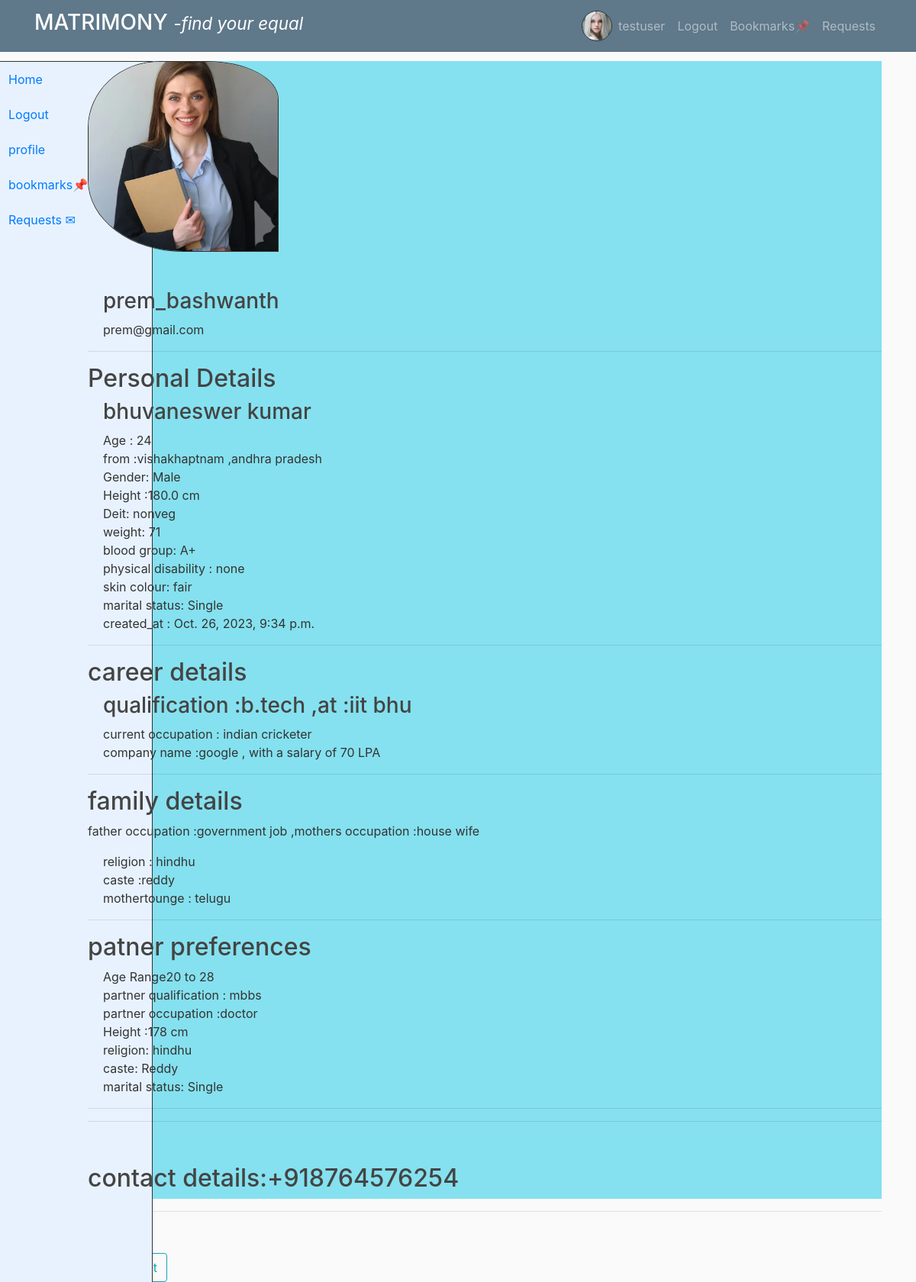
Page /profile/2/ (signed in) on the committed database.
### users/models.py (models this page shows, shortened)
class profile_personal_info(models.Model):
    class Gender(models.TextChoices):
        MALE = 'M', 'Male'
        FEMALE = 'F', 'Female'
    class Diet(models.TextChoices):
        VEG = 'veg', 'Vegetarian'
        NONVEG = 'nonveg', 'Non-Vegetarian'
        EGGTERIAN='eggterian','eggterian'
    class BloodGroup(models.TextChoices):
        A_POSITIVE = 'A+', 'A+'
        A_NEGATIVE = 'A-', 'A-'
        B_POSITIVE = 'B+', 'B+'
        B_NEGATIVE = 'B-', 'B-'
        AB_POSITIVE = 'AB+', 'AB+'
        AB_NEGATIVE = 'AB-', 'AB-'
        O_POSITIVE = 'O+', 'O+'
        O_NEGATIVE = 'O-', 'O-'
    class phd(models.TextChoices):
        NO='none','no'
        YES='yes','yes'
    class Colour(models.TextChoices):
        FAIR = 'fair', 'Fair'
        WHEATISH = 'wheatish', 'Wheatish'
        TANNED = 'tanned', 'Tanned'
        DARK = 'dark', 'Dark'
        BLACK = 'black', 'Black'
        OTHER = 'other', 'Other'
    class MaritalStatus(models.TextChoices):
        NEVERMARRIED = 'Single', 'Single'
        MARRIED = 'Married', 'Married'
        DIVORCED = 'Divorced', 'Divorced'
        WIDOWED = 'Widowed', 'Widowed'
        SEPARATED = 'Separated', 'Separated'
    user=models.OneToOneField(User,on_delete=models.CASCADE)
    profile_id = models.CharField(max_length=10, unique=True, editable=False)
    firstname=models.CharField(max_length=50)
    lastname=models.CharField(max_length=50)
    image_pic=models.ImageField(default='default.jpg',upload_to='profile_pics')
    image1=models.ImageField(default='default.jpg',upload_to='profile_pics')
    image2=models.ImageField(default='default.jpg',upload_to='profile_pics')
    image3=models.ImageField(default='default.jpg',upload_to='profile_pics')
    city=models.CharField(max_length=50)
    state=models.CharField(max_length=50)
    dob = models.DateField()
    height = models.FloatField()
    diet = models.CharField(max_length=15, choices=Diet.choices, default=Diet.VEG)
    gender = models.CharField(max_length=1, choices=Gender.choices)
    weigth=models.IntegerField()
    blood_group = models.CharField(max_length=4, choices=BloodGroup.choices, default=BloodGroup.A_POSITIVE)
    physical_disability=models.CharField(max_length=10,choices=phd.choices,default=phd.NO)
    skin_colour = models.CharField(max_length=10, choices=Colour.choices,default=Colour.FAIR)
    marital_status = models.CharField(max_length=10, choices=MaritalStatus.choices,default=MaritalStatus.NEVERMARRIED)
    created_at = models.DateTimeField(auto_now_add=True)
    phone_number=models.CharField(max_length=13,default='')
    @property
    def age(self):
        today = date.today()
        age = today.year - self.dob.year - ((today.month, today.day) < (self.dob.month, self.dob.day))
        return age

class profile_educational_and_career_info(models.Model):
    profile_id=models.OneToOneField(profile_personal_info,on_delete=models.CASCADE)
    qualification=models.CharField(max_length=50)
    collage_name=models.CharField(max_length=50)
    occupation=models.CharField(max_length=50)
    company_name=models.CharField(max_length=50)
    income=models.IntegerField()

class profile_family_details(models.Model):
    profile_id=models.OneToOneField(profile_personal_info,on_delete=models.CASCADE)
    fathers_occupation=models.CharField(max_length=30)
    mothers_occupation=models.CharField(max_length=20)
    religion=models.CharField(max_length=20)
    caste=models.CharField(max_length=20)
    mothertounge=models.CharField(max_length=20)

class partner_preferences(models.Model):
    class MaritalStatus(models.TextChoices):
        NEVERMARRIED = 'Single', 'Single'
        MARRIED = 'Married', 'Married'
        DIVORCED = 'Divorced', 'Divorced'
        WIDOWED = 'Widowed', 'Widowed'
        SEPARATED = 'Separated', 'Separated'
    profile_id=models.OneToOneField(profile_personal_info,on_delete=models.CASCADE)
    agemin=models.IntegerField()
    agemax=models.IntegerField()
    marital_status = models.CharField(max_length=10, choices=MaritalStatus.choices,default=MaritalStatus.NEVERMARRIED)
    height=models.IntegerField()
    religion=models.CharField(max_length=20)
    caste=models.CharField(max_length=20)
    mothertounge=models.CharField(max_length=20)
    qualificaton=models.CharField(max_length=50)
    occupation=models.CharField(max_length=50)
    income=models.IntegerField()
    country=models.CharField(max_length=20)

### users/views.py (the view)
# urls.py: path('profile/<int:id>/',user_views.profile,name='profile'),
@login_required
def profile(request,id):
    user=User.objects.get(pk=id)
    personal_info1=profile_personal_info.objects.get(user=user)
    career_details=profile_educational_and_career_info.objects.get(profile_id=personal_info1.id)
    family_details=profile_family_details.objects.get(profile_id=personal_info1.id)
    prefernces_details=partner_preferences.objects.get(profile_id=personal_info1.id)
    friendrequests=FriendRequest.objects.filter((Q(to_user=user) | Q(from_user=user)) ,Q(status='accepted'))
    z=friendrequests.first()
    print(friendrequests)
    print(z)
    return render(request,'users/profile.html',{'otheruser':user,'personal_info1':personal_info1,
                                                'career_details':career_details,'family_details':family_details,
                                                'prefernces_details':prefernces_details,
                                                'z':z})

### users/templates/users/profile.html (shortened to what this page needs)
{% extends "users/base.html" %}
{% block content %}
                    <img src="{{ otheruser.profile_personal_info.image_pic.url }}" alt="Profile Picture" class="profile-picture2">
                        <h3 class="mt-5" style="margin-left: 20px;">{{ otheruser.username }}</h3>
                        <p style="margin-left: 20px;">{{ otheruser.email }}</p>
                        <hr>
                                    <h2>Personal Details</h2>
                        <h3 style="margin-left: 20px;">{{ personal_info1.firstname }} {{ personal_info1.lastname }}</h3>
                        <p style="margin-left: 20px;">Age : {{ personal_info1.age }}<br>from :{{ personal_info1.city }} ,{{ personal_info1.state }}<br>
                          {% if  personal_info1.gender == 'M' %}
                              Gender: Male<br>
                          {% else %}
                              Gender: Female<br>
                          {% endif %}
                        Height :{{ personal_info1.height }} cm<br>Deit: {{ personal_info1.diet }}<br>weight: {{ personal_info1.weigth }}<br>
                         blood group: {{ personal_info1.blood_group }}<br>physical disability : {{ personal_info1.physical_disability }}<br>
                         skin colour: {{ personal_info1.skin_colour }}<br>marital status: {{ personal_info1.marital_status }}<br>
                         created_at : {{ personal_info1.created_at }}<br><hr>
                         <h2 >career details</h2>
                         <h3 style="margin-left: 20px;">qualification :{{ career_details.qualification }} ,at :{{ career_details.collage_name }}<br></h3>
                         <p style="margin-left: 20px;">current occupation : {{ career_details.occupation }}<br>company name :{{ career_details.company_name }} , with a salary of {{ career_details.income }} LPA<br>
                           <hr><h2>family details</h2>
                           <p>father occupation :{{ family_details.fathers_occupation }} ,mothers occupation :{{ family_details.mothers_occupation }}<br></p>
                         <p style="margin-left: 20px;">religion : {{ family_details.religion }}<br>caste :{{ family_details.caste }} <br> mothertounge : {{ family_details.mothertounge }} <br>
                          <hr>
                          <h2>patner preferences</h2>
                          <p style="margin-left: 20px;">Age Range{{ prefernces_details.agemin }} to {{ prefernces_details.agemax }}<br>
                          partner qualification : {{ prefernces_details.qualificaton }}<br>partner occupation :{{ prefernces_details.occupation }} <br>
                          Height :{{ prefernces_details.height }} cm<br>religion: {{ prefernces_details.religion }}<br>caste: {{ prefernces_details.caste }}<br>
                           marital status: {{ prefernces_details.marital_status }}<br>
                           <hr>
                           <hr>
                           {% if z.to_user.id == otheruser.id %}
                           <h2> <br>contact details:{{ personal_info1.phone_number }}</h2>
                           {% elif z.from_user.id == otheruser.id %}
                           <h2><br>contact details:{{ personal_info1.phone_number }}</h2>
                           {% endif %}
                      </div></div></div>
                    </div>
      <hr>
      {% if otheruser.id == user.id %}
      <button type="button" class="btn btn-outline-info"><a href="{%url 'updateform1'%}"> update your personal profile</a></button>
      <span><button type="button" class="btn btn-outline-info"><a href="{%url 'updateform2'%}"> update your eduactional details</a></button>
      <span><button type="button" class="btn btn-outline-info"><a href="{%url 'updateform3'%}"> update your family details</a></button>
      <span><button type="button" class="btn btn-outline-info"><a href="{%url 'updatepreferences'%}"> update your preferences !</a></button>
      {% else %}
      <form method="post" action="{% url 'add_to_bookmarks' otheruser.id %}">
        <button type="submit" class="btn btn-outline-info" name="bookmark">BookMark</button>
      </form>
      <span>
      <form method="post" action="{% url 'send_friend_request' otheruser.id %}">
        <button type="submit" class="btn btn-outline-info" name="friend_request">send friend request</button>
      </form>
      </span>
      {% endif %}
</div>
  {% endblock %}

### users/templates/users/base.html (shortened to what this page needs)
{% load static %}
<!DOCTYPE html>
<html>
<head>
    <link rel="stylesheet" href="https://cdn.jsdelivr.net/npm/bootstrap@4.0.0/dist/css/bootstrap.min.css">
    <link rel="stylesheet" type="text/css" href="{% static 'users/main.css' %}">
</head>
<body>
    {% if user.is_authenticated %}
<nav class="navbar navbar-expand-md navbar-dark bg-steel fixed-top ">
    {% else %}
    <nav class="navbar navbar-expand-md navbar-dark bg-steel fixed-top mycolor1">
    {% endif %}
    <div class="container">
        {% if user.is_authenticated %}
        <a class="navbar-brand "  href="{% url 'home'  %}"><h3 style="color: white;">MATRIMONY <span><small><em>-find your equal</em></small></span></h3></a>
        {% else %}
        <a class="navbar-brand "  href="{% url 'landing'  %}"><h3 style="color: white;">MATRIMONY <span><small><em>-find your equal</em></small></span></h3></a>
            <a class="nav-item nav-link" href="{%url 'about' %}"><h4 style="color: white;">About Us</h4></a>
              {% endif %}
        <div class="navbar-nav ml-auto">
            {% if user.is_authenticated %}
<div id="navbar">
    <div class="profile-picture1" >
        <img  radius='1' src="{{ user.profile_personal_info.image_pic.url}}" alt="{{ user.username }}'s Profile Picture">
    </div>
</div>
            <a class="nav-item nav-link" href="{% url 'profile' user.id %}">{{ user.username }}</a>
            <a class="nav-item nav-link" href="{% url 'logout' %}">Logout</a>
            <a class="nav-item nav-link" href="{% url 'bookmarks' %}">Bookmarks📌</a>
            <a class="nav-item nav-link" href="{% url 'received_requests' %}">Requests</a>
            {% else %}
            <a class="nav-item nav-link" href="{% url 'login' %}"><h5 style="color: white;">Login</h5></a>
            <a class="nav-item nav-link" href="{% url 'register' %}">Register</a>
            {% endif %}
        </div>
    </div>
</nav>
{% if user.is_authenticated %}
<nav id="sidebar" class="mycolor">
  <div class="position-fixed">
      <ul class="list-unstyled components">
        <li class="nav-item">
            <a class="nav-item nav-link" href="{%url 'home' %}">Home</a>
          </li>
          {% if user.is_authenticated %}
          <li class="nav-item">
          <a class="nav-item nav-link" href="{%url 'logout' %}">Logout</a>
        </li>
          <li class="nav-item">
          <a class="nav-item nav-link" href="{%url 'profile' user.id %}">profile</a>
        </li>
          <li class="nav-item">
          <a class="nav-item nav-link" href="{%url 'bookmarks'  %}">bookmarks📌</a>
        </li>
          <li class="nav-item">
          <a class="nav-item nav-link" href="{%url 'received_requests'  %}">Requests ✉</a>
        </li>
          {% endif %}
      </ul>
  </div>
</nav>
{% endif %}
{% if user.is_authenticated %}
<div class="container mt-20">
    <div id="content" class="mycolor">
        <main role="main " >
            <div class="row ">
                <div class="col " >
                    <div >
                    {% block content %}{% endblock %}
{% else %}
{% block content1 %}{% endblock %}
{% endif %}

### users/static/users/main.css (style rules this page uses)
body { background: #fafafa; color: #333333; margin-top: 5rem; }
h1, h2, h3, h4, h5, h6 { color: #444444; }
ul { margin: 0; }
.bg-steel { background-color: #5f788a; }
.mycolor { background-color:#85e1ef; }

### rows in the picture
profile_personal_info: firstname "bhuvaneswer", lastname "kumar", age "24", city "vishakhaptnam", state "andhra pradesh", height "180.0", diet "nonveg", weigth "71", blood_group "A+", physical_disability "none", skin_colour "fair", marital_status "Single", created_at "Oct. 26, 2023, 9:34 p.m.", phone_number "+918764576254"
profile_educational_and_career_info: qualification "b.tech", collage_name "iit bhu", occupation "indian cricketer", company_name "google", income "70"
profile_family_details: fathers_occupation "government job", mothers_occupation "house wife", religion "hindhu", caste "reddy", mothertounge "telugu"
partner_preferences: agemin "20", agemax "28", qualificaton "mbbs", occupation "doctor", height "178", religion "hindhu", caste "Reddy", marital_status "Single"

### other values in the picture
{{ user.username }} "testuser"
{{ otheruser.username }} "prem_bashwanth"
{{ otheruser.email }} "prem@gmail.com"
